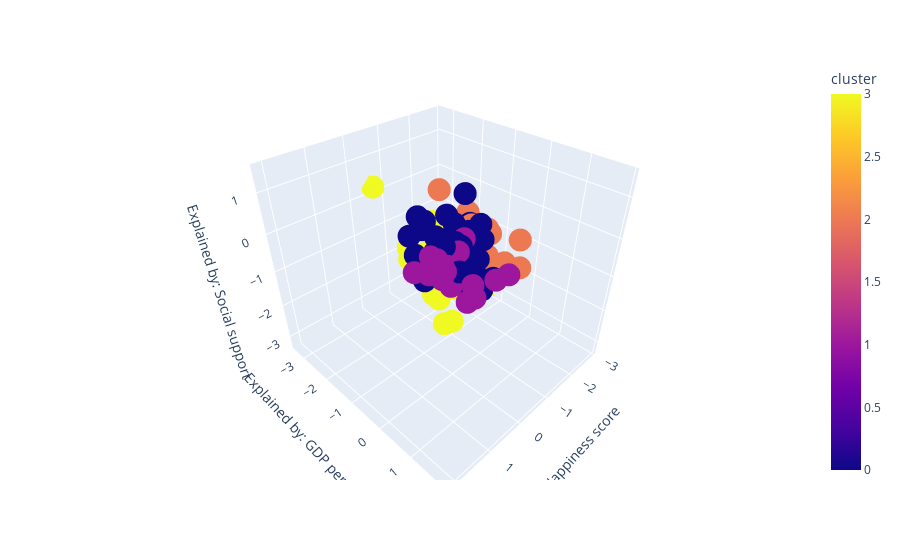

The notebook cell saved with this chart:
### Code cell
df['cluster'] = kmeans.labels_
fig = px.scatter_3d(df, x='Happiness score',y = 'Explained by: GDP per capita', z='Explained by: Social support', color = 'cluster')
fig.show()

### Figure 1 — Plotly figure (JSON) as saved in the notebook; plotly's stock layout.template omitted (floating-point values rounded to 4 significant figures; data arrays with more than 128 entries replaced by an {"elided": "..."} marker saying what was removed)
{"data": [{"hovertemplate": "Happiness score=%{x}<br>Explained by: GDP per capita=%{y}<br>Explained by: Social support=%{z}<br>cluster=%{marker.color}<extra></extra>", "legendgroup": "", "marker": {"color": {"elided": "146 int values"}, "coloraxis": "coloraxis", "symbol": "circle"}, "mode": "markers", "name": "", "scene": "scene", "showlegend": false, "type": "scatter3d", "x": {"elided": "146 float values"}, "y": {"elided": "146 float values"}, "z": {"elided": "146 float values"}}], "layout": {"coloraxis": {"colorbar": {"title": {"text": "cluster"}}, "colorscale": [[0, "#0d0887"], [0.1111, "#46039f"], [0.2222, "#7201a8"], [0.3333, "#9c179e"], [0.4444, "#bd3786"], [0.5556, "#d8576b"], [0.6667, "#ed7953"], [0.7778, "#fb9f3a"], [0.8889, "#fdca26"], [1, "#f0f921"]]}, "legend": {"tracegroupgap": 0}, "margin": {"t": 60}, "scene": {"domain": {"x": [0, 1], "y": [0, 1]}, "xaxis": {"title": {"text": "Happiness score"}}, "yaxis": {"title": {"text": "Explained by: GDP per capita"}}, "zaxis": {"title": {"text": "Explained by: Social support"}}}}}
